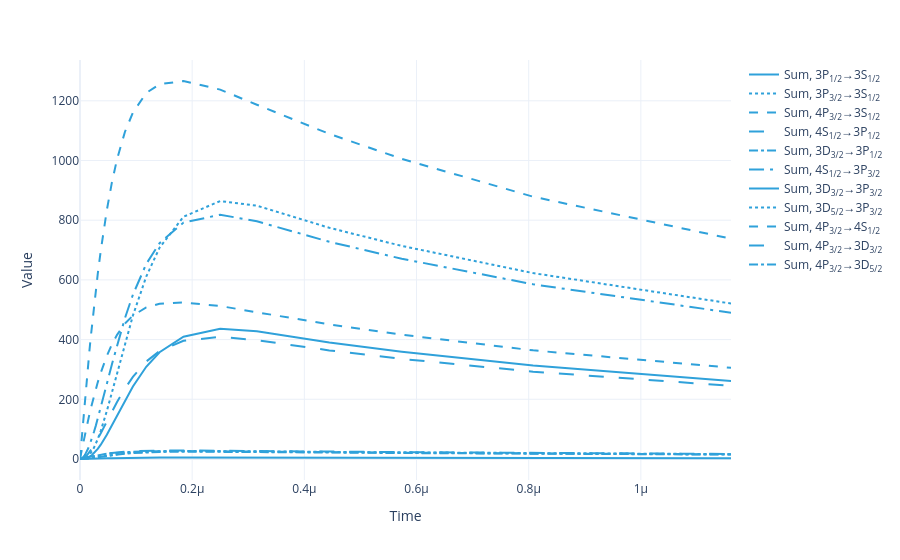

The notebook cell this image was saved under:
### Code cell
model.total_flux(sol).visualize()
